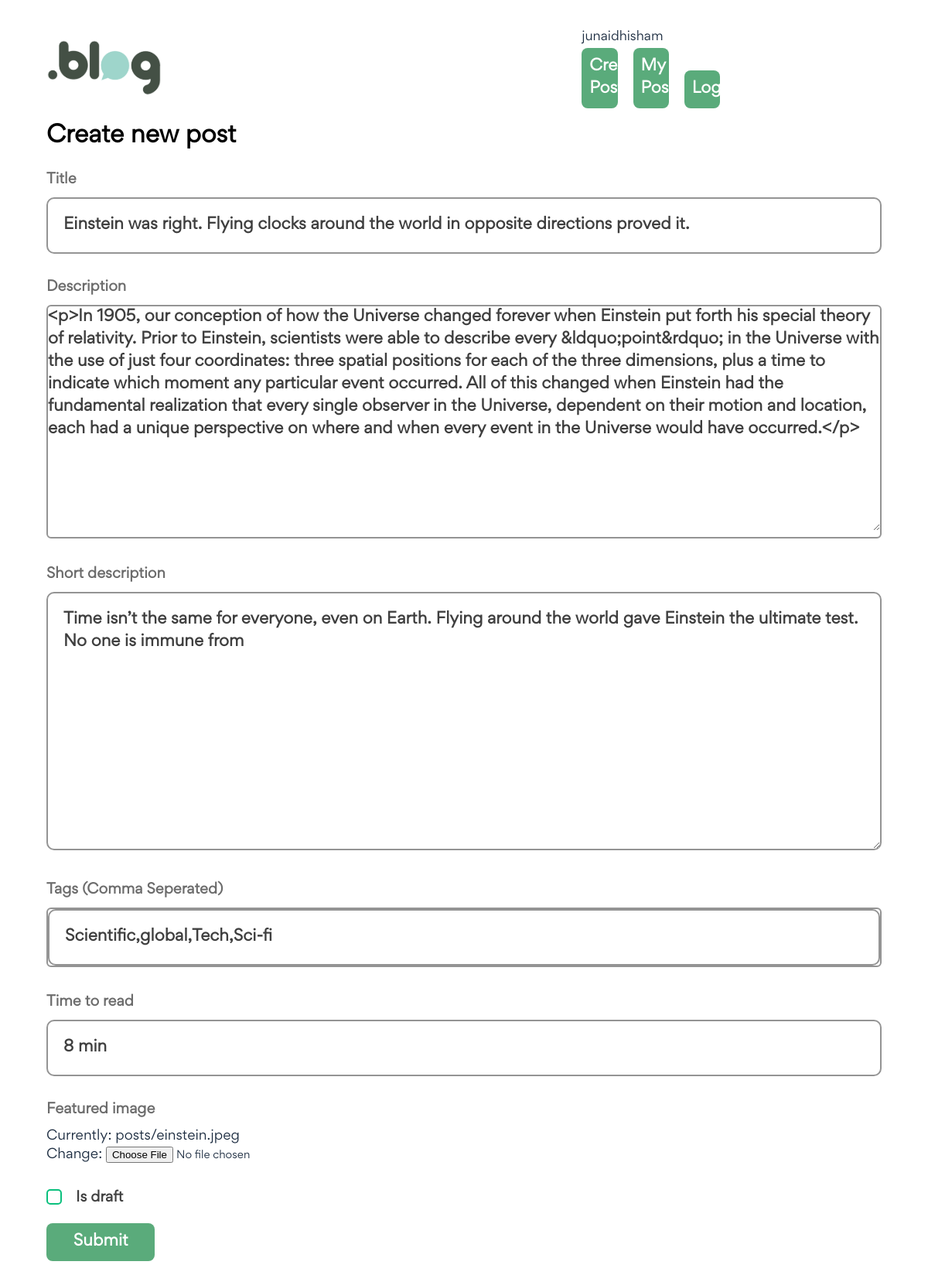
Page /posts/edit/20/ (signed in) on the committed database.
### posts/models.py (models this page shows, shortened)
class Post(models.Model):
    title = models.CharField(max_length=255)
    short_description = models.TextField()
    description = RichTextField()
    categories = models.ManyToManyField("posts.Category")
    time_to_read = models.CharField(max_length=128)
    featured_image = models.ImageField(upload_to="posts/")
    author = models.ForeignKey("posts.Author", on_delete=models.CASCADE)
    published_date = models.DateField()
    is_draft = models.BooleanField(default=False)
    is_deleted = models.BooleanField(default=False)

### main/decorators.py (the view, shortened to what this page needs)
    def wrapper(request, *args, **kwargs):
        id = kwargs["id"]
        return function(request, *args, **kwargs)

### posts/forms.py
class PostForm(forms.ModelForm):
    tags = forms.CharField(widget=forms.TextInput(attrs={"class":"input"}), label="Tags (Comma Seperated)")
    class Meta:
        model = Post
        exclude = ('author', 'published_date', 'is_deleted', 'categories')
        widgets = {
            "time_to_read" : forms.TextInput(attrs={"class":"input"}),
            "title" : forms.TextInput(attrs={"class":"input"}),
            "short_description" : forms.Textarea(attrs={"class":"input"}),
        }
        error_message = {
            "time_to_read":{
                "required":"Time to read field is required "
            },
            "description":{
                "required":"Description field is required"
            },
            "short_description":{
                "required":"Short description field is required"
            },
            "title":{
                "required":"Title field is required"
            },
            "featured_image":{
                "required":"Featured image field is required"
            },
        }

### templates/posts/create.html (shortened to what this page needs)
{% extends 'base.html' %}
{% block content%}
{% load static %}
        <section id="edit-post-home">
            <section class="wrapper">
                {% include "web/includes/header.html" %}
                <section class="spotlight">
                    <h3>Create new post</h3>
                    <form action="" class="ajax redirect" method="post" enctype="multipart/form-data">
                            <div class="form-field">
                                <label for="{{form.title.id_for_label}}" class="subheads" >
                                    {{form.title.label}}
                                </label>
                                {{form.title}}
                            </div>
                            <div class="form-field">
                                <label class="subheads" for="{{form.description.id_for_label}}">
                                    {{form.description.label}}
                                </label>
                                <div class="description">
                                    <div class="editor" data-field-id="{{form.description.id_for_label}}" style="display: inline-block;">
                                        {{form.description}}
                                    </div>
                                </div>
                            </div>
                            <div class="form-field">
                                <label class="subheads" for="{{form.short_description.id_for_label}}">
                                    {{form.short_description.label}}
                                </label>
                                {{ form.short_description}}
                            </div>
                            <div class="form-field">
                                <label class="subheads" for="{{ form.tags.id_for_label}}">
                                    {{ form.tags.label}}
                                </label>
                                <div class="description">
                                    {{ form.tags}}
                                </div>
                            </div>
                            <div class="form-field">
                                <label for="{{form.time_to_read.id_for_label}}" class="subheads" >
                                    {{form.time_to_read.label}}
                                </label>
                                {{form.time_to_read}}
                            </div>
                            <div class="form-field">
                                <label for="{{form.featured_image.id_for_label}}" class="subheads" >
                                    {{form.featured_image.label}}
                                </label>
                                {{form.featured_image}}
                            </div>
                                <label class="checkbox" >
                                    {{form.is_draft}}
                                    {{form.is_draft.label}}
                                </label>
                            <div class="form-field">
                                <input type="submit" value="Submit" />
                            </div>
                    </form>
                </section>
            </section>
        </section>
{% endblock %}

### templates/web/includes/header.html (shortened to what this page needs)
{% load static %}
<header>
    <h1>
        <a href="{% url 'web:index' %}">
            <img
                src="{% static './images/icons/blog-logo.svg' %}"
                alt="Logo"
            />
        </a>
    </h1>
    <div>
        {% if request.user.is_authenticated %}
        <p>{{request.user.username}}</p>
        <a href="{% url 'posts:create_post' %}" class="login my-posts">
            Create Posts
        </a>
        <a href="{% url 'posts:my_posts' %}" class="login my-posts">
            My Posts
        </a>
        <a href="{% url 'users:logout' %}" class="login"> Logout </a>
        {% else %}
        <a href="{% url 'users:login' %}" class="login"> Login </a>
        {% endif %}
</header>

### static/css/style.css (style rules this page uses)
* { margin: 0; padding: 0; border: 0; vertical-align: baseline; background: transparent; font-weight: normal; text-decoration: none; outline: none; -webkit-box-sizing: border-box; -moz-box-sizing: border-box; box-sizing: border-box; font-family: "Gordita Regular"; }
body { font-size: 17px; color: #1c2c40; overflow-x: hidden; min-width: 320px; font-weight: 400; }
input, textarea, select { font-weight: 400; }
a { color: #1c2c40; }
p { line-height: 1.6em; font-size: 16px; font-weight: 400; }
.wrapper { width: 90%; margin: 0 auto; max-width: 1500px; }
img { display: block; width: 100%; height: 100%; }
header { display: flex; align-items: center; margin-bottom: 15px; justify-content: space-between; }
header h1 { width: 150px; }
header h1 a { display: block; }
header a.login { background-color: #5aab7b; padding: 10px; font-size: 20px; font-weight: 900; color: #fff; text-align: center; border-radius: 8px; display: inline-block; }
header a.login.my-posts { margin: 0 15px 0 auto; }
#edit-post-home { padding: 3% 0 5%; position: relative; }
#edit-post-home section.spotlight h3 { font-size: 30px; margin-bottom: 2%; color: #000; font-weight: 700; display: inline-block; }
#edit-post-home form div.form-field { margin-bottom: 30px; }
#edit-post-home section.spotlight form label.subheads { font-size: 18px; font-weight: 700; color: #6c6c6c; }
#edit-post-home section.spotlight form div.description { width: 100%; border: 2px solid #949494; border-radius: 6px; margin-bottom: 3%; }
#edit-post-home section.spotlight form div.description div.editor { display: block !important; }
#edit-post-home section.spotlight form div.description textarea { width: 100%; font-size: 20px; color: #3f3f3f; font-weight: 700; }
#edit-post-home section.spotlight form .input { border: 2px solid #949494; padding: 20px; width: 100%; font-size: 20px; font-weight: 700; color: #3f3f3f; border-radius: 10px; }
#edit-post-home section.spotlight form label.checkbox { display: flex; cursor: pointer; margin-bottom: 20px; align-items: center; }
#edit-post-home section.spotlight form label.checkbox input[type="checkbox"] { appearance: none; background-color: #fff; width: 20px; height: 20px; border: 2px solid #0ac07d; border-radius: 5px; transform: translateY(-0.075em); display: grid; place-content: center; }
#edit-post-home section.spotlight form input[type="checkbox"]::before { content: ""; width: 10px; height: 10px; clip-path: polygon(14% 44%, 0 65%, 50% 100%, 100% 16%, 80% 0%, 43% 62%); transform: scale(0); transform-origin: bottom left; transition: 120ms transform ease-in-out; background-color: #0ac07d; }
#edit-post-home section.spotlight form input[type="checkbox"] { margin-right: 18px; cursor: pointer; }
#edit-post-home section.spotlight form input[type="submit"] { background-color: #5aab7b; width: 10%; padding: 10px; font-size: 20px; font-weight: 900; color: #fff; text-align: center; border-radius: 8px; cursor: pointer; }
#edit-post-home section.spotlight form label { color: #3f3f3f; font-weight: 700; font-size: 18px; cursor: pointer; display: block; margin-bottom: 10px; }
@media all and (max-width: 1280px) { #edit-post-home header a.login { width: 12%; } }
@media all and (max-width: 1280px) { #edit-post-home section.spotlight form input[type="submit"] { width: 13%; } }

### rows in the picture
Post: title "Einstein was right. Flying clocks around the world in opposite directions proved it.", description "<p>In 1905, our conception of how the Universe changed forever when Einstein put forth his special theory of relativity. Prior to Einstein, scientists were able to describe every &ldquo;point&rdquo; in the Universe with the use of just four coordinates: three spatial positions for each of the three dimensions, plus a time to indicate which moment any particular event occurred. All of this changed when Einstein had the fundamental realization that every single observer in the Universe, dependent on their motion and location, each had a unique perspective on where and when every event in the Universe would have occurred.</p>", short_description "Time isn’t the same for everyone, even on Earth. Flying around the world gave Einstein the ultimate test. No one is immune from", time_to_read "8 min"

### other values in the picture
{{ request.user.username }} "junaidhisham"
